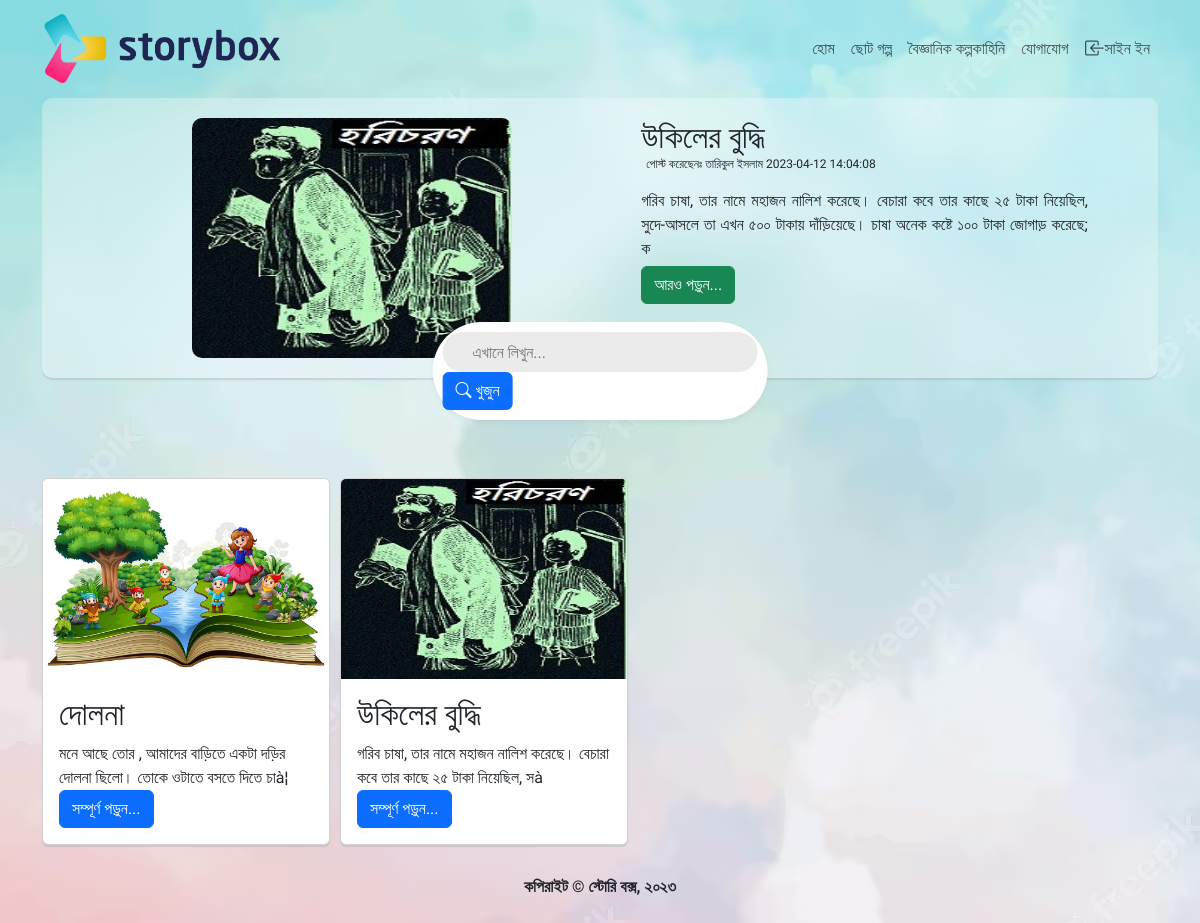
Before: / with the older database file.
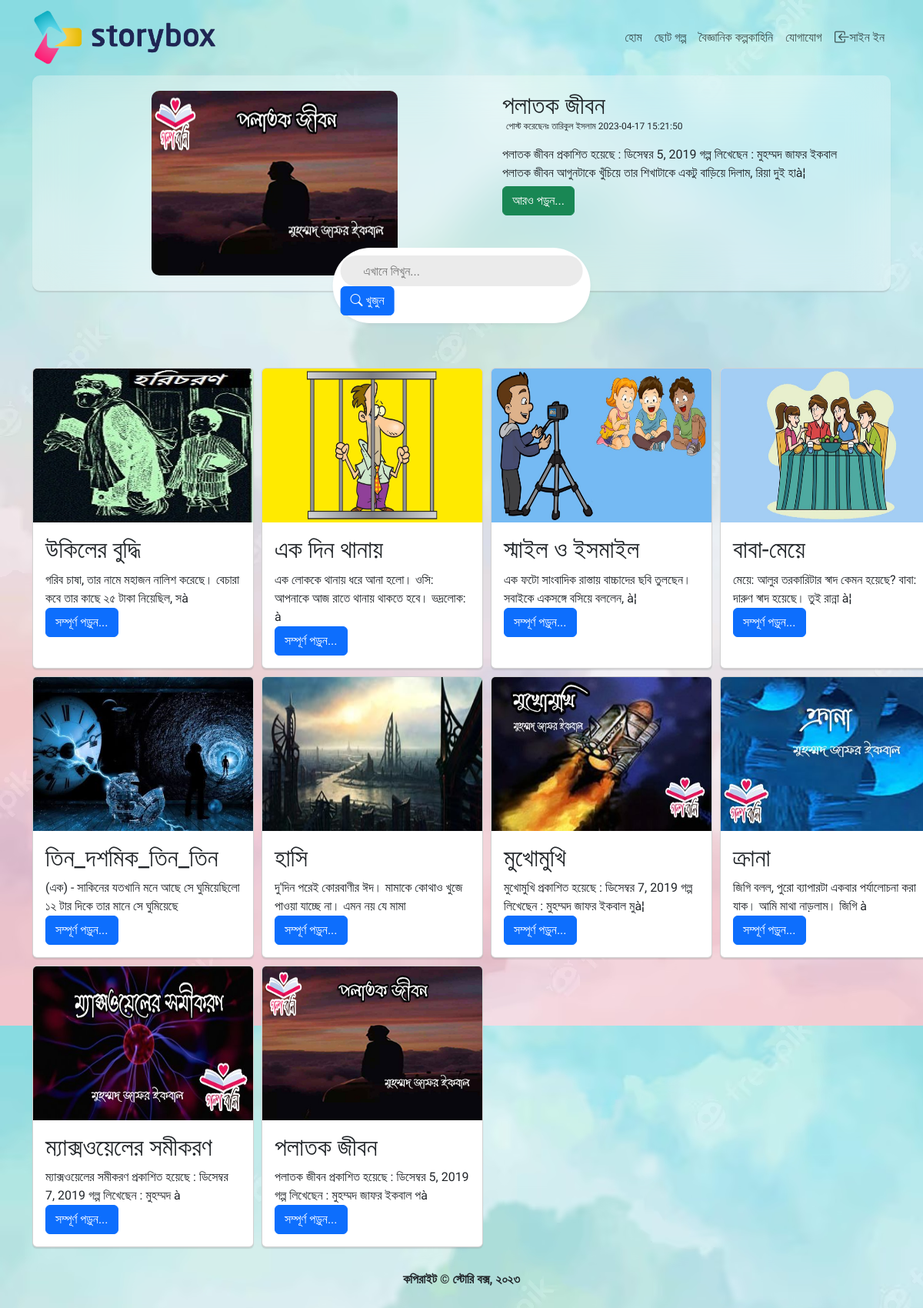
After: the same page with the newer database file.
### tables this page shows
CREATE TABLE `posts` (
  `post_id` int(11) NOT NULL,
  `post_category_id` int(255) NOT NULL,
  `post_title` text NOT NULL,
  `post_content` longtext NOT NULL,
  `post_author` text NOT NULL,
  `post_date` datetime NOT NULL,
  `post_image` text NOT NULL,
  `post_status` text NOT NULL,
  `post_tags` text NOT NULL,
  `post_views` int(11) NOT NULL,
  `post_user_id` int(11) NOT NULL
);

### index.php (the view)
<?php include 'includes/header.php' ?>
<section class="LatestStory">
    <div class="container">
        <div class="content">
            <div class="card-img">
            <?php
            $query = "SELECT * FROM posts ORDER BY post_id DESC LIMIT 1";
            $run = mysqli_query($connection, $query);
            while ($data = mysqli_fetch_assoc($run)) {
           ?>
                <img class="" src="images/<?php echo $data['post_image'] ?>" alt="" />
            </div>
            <div class="description">
                <h2 class="title">
                    <?php echo $data['post_title']; ?>
                </h2>
                <p class="author">
                    পোস্ট করেছেনঃ
                    <?php echo $data['post_author']; ?><span class="time">
                        <?php echo $data['post_date']; ?>
                    </span>
                </p>
                <p class="short">
                    <?php echo substr($data['post_content'],0,400); ?>
                </p>
                <a href="post.php?view=<?php echo $data['post_id'] ?>" class="btn btn-success b">আরও পড়ুন...</a>
            </div>
            <div class="search-bar">
                <input class="hidden" type="input" placeholder="এখানে লিখুন..." />
                <a href="" class="btn btn-primary"><i class="bi bi-search"></i> খুজুন</a>
            </div>
        </div>
        <?php } ?>
    </div>
</section>
<section class="more">
    <div class="container">
        <div class="grid">
            <?php
            $query = "SELECT * FROM posts";
            $run = mysqli_query($connection, $query);
            while ($data = mysqli_fetch_assoc($run)) {
                ?>
                <div class="card" style="width: 18rem;">
                    <div class="inner">
                        <img class="card-img-top img-fluid" style="height:200px;width:100%" src="images/<?php echo $data['post_image'] ?>" alt="Card image cap" />
                    </div>
                    <div class="card-body">
                        <h2 class="card-title">
                            <?php echo $data['post_title'] ?>
                        </h2>
                        <p class="card-text">
                            <?php echo substr($data['post_content'], 0, 200) ?><br>
                            <a style="position:relative;botton:2px;" href="post.php?view=<?php echo $data['post_id'] ?>" class="btn btn-primary">সম্পূর্ণ
                                পড়ুন...</a>
                        </p>
                    </div>
                </div>
            <?php } ?>
        </div>
    </div>
</section>
<?php include "includes/footer.php" ?>

### includes/header.php (shortened to what this page needs)
<!DOCTYPE html>
<html lang="en">
<head>
    <link rel="stylesheet" href="https://cdn.jsdelivr.net/npm/bootstrap-icons@1.10.4/font/bootstrap-icons.css" />
    <link rel="stylesheet" href="css/style.css?v=<?php echo time(); ?>" />
    <link rel="stylesheet" href="css/bootstrap.css" />
    <link rel="stylesheet" href="css/post_style.css?v=<?php echo time(); ?>">
    <link rel="stylesheet" href="css/bootstrap.min.css" />
    <link rel="stylesheet" href="css/ad_style.css?v=<?php echo time(); ?>">
</head>
<body>
    <nav class="navbar navbar-expand-lg">
        <div class="container">
            <a href="index.php" class="navbar-brand"><img class="logo" src="images/logo.png" alt="" /></a>
            <div class="collapse navbar-collapse" id="navIcon">
                <ul class="navbar-nav ms-auto">
                    <li class="nav-item"><a href="index.php" class="nav-link">হোম</a></li>
                    <li class="nav-item"><a href="choto.php?cat_id=1&name=ছোট গল্প" class="nav-link">ছোট গল্প</a></li>
                    <li class="nav-item">
                        <a href="choto.php?cat_id=2&name=বৈজ্ঞানিক কল্পকাহিনি" class="nav-link">বৈজ্ঞানিক কল্পকাহিনি</a>
                    </li>
                    <li class="nav-item"><a href="contact.php" class="nav-link">যোগাযোগ</a></li>
                    <?php
                    if (isset($_SESSION['user_type']) && $_SESSION['user_type'] === 'admin') { ?>
                        <li class="nav-item">
                            <a href="admin/" class="nav-link"><svg xmlns="http://www.w3.org/2000/svg" width="20" height="20"
                                    style="margin-top:-4px;margin-right:-4px" fill="currentColor" class="bi bi-person-gear"
                                    viewBox="0 0 16 16">
                                    <path
                                        d="M11 5a3 3 0 1 1-6 0 3 3 0 0 1 6 0ZM8 7a2 2 0 1 0 0-4 2 2 0 0 0 0 4Zm.256 7a4.474 4.474 0 0 1-.229-1.004H3c.001-.246.154-.986.832-1.664C4.484 10.68 5.711 10 8 10c.26 0 .507.009.74.025.226-.341.496-.65.804-.918C9.077 9.038 8.564 9 8 9c-5 0-6 3-6 4s1 1 1 1h5.256Zm3.63-4.54c.18-.613 1.048-.613 1.229 0l.043.148a.64.64 0 0 0 .921.382l.136-.074c.561-.306 1.175.308.87.869l-.075.136a.64.64 0 0 0 .382.92l.149.045c.612.18.612 1.048 0 1.229l-.15.043a.64.64 0 0 0-.38.921l.074.136c.305.561-.309 1.175-.87.87l-.136-.075a.64.64 0 0 0-.92.382l-.045.149c-.18.612-1.048.612-1.229 0l-.043-.15a.64.64 0 0 0-.921-.38l-.136.074c-.561.305-1.175-.309-.87-.87l.075-.136a.64.64 0 0 0-.382-.92l-.148-.045c-.613-.18-.613-1.048 0-1.229l.148-.043a.64.64 0 0 0 .382-.921l-.074-.136c-.306-.561.308-1.175.869-.87l.136.075a.64.64 0 0 0 .92-.382l.045-.148ZM14 12.5a1.5 1.5 0 1 0-3 0 1.5 1.5 0 0 0 3 0Z" />
                                </svg> এডমিন</a>
                        </li>
                        <li class="nav-item">
                            <a href="add-post.php" class="nav-link"><svg xmlns="http://www.w3.org/2000/svg" width="20"
                                    height="20" style="margin-top:-4px;margin-right:-2px" fill="currentColor"
                                    class="bi bi-pencil-square" viewBox="0 0 16 16">
                                    <path
                                        d="M15.502 1.94a.5.5 0 0 1 0 .706L14.459 3.69l-2-2L13.502.646a.5.5 0 0 1 .707 0l1.293 1.293zm-1.75 2.456-2-2L4.939 9.21a.5.5 0 0 0-.121.196l-.805 2.414a.25.25 0 0 0 .316.316l2.414-.805a.5.5 0 0 0 .196-.12l6.813-6.814z" />
                                    <path fill-rule="evenodd"
                                        d="M1 13.5A1.5 1.5 0 0 0 2.5 15h11a1.5 1.5 0 0 0 1.5-1.5v-6a.5.5 0 0 0-1 0v6a.5.5 0 0 1-.5.5h-11a.5.5 0 0 1-.5-.5v-11a.5.5 0 0 1 .5-.5H9a.5.5 0 0 0 0-1H2.5A1.5 1.5 0 0 0 1 2.5v11z" />
                                </svg> গল্প লিখুন</a>
                        </li>
                        <li class="nav-item">
                            <a href="logout.php" class="nav-link"><svg xmlns="http://www.w3.org/2000/svg" width="20"
                                    height="20" style="margin-top:-4px;margin-right:-1px" fill="currentColor"
                                    class="bi bi-box-arrow-left" viewBox="0 0 16 16">
                                    <path fill-rule="evenodd"
                                        d="M6 12.5a.5.5 0 0 0 .5.5h8a.5.5 0 0 0 .5-.5v-9a.5.5 0 0 0-.5-.5h-8a.5.5 0 0 0-.5.5v2a.5.5 0 0 1-1 0v-2A1.5 1.5 0 0 1 6.5 2h8A1.5 1.5 0 0 1 16 3.5v9a1.5 1.5 0 0 1-1.5 1.5h-8A1.5 1.5 0 0 1 5 12.5v-2a.5.5 0 0 1 1 0v2z" />
                                    <path fill-rule="evenodd"
                                        d="M.146 8.354a.5.5 0 0 1 0-.708l3-3a.5.5 0 1 1 .708.708L1.707 7.5H10.5a.5.5 0 0 1 0 1H1.707l2.147 2.146a.5.5 0 0 1-.708.708l-3-3z" />
                                </svg> সাইন আউট</a>
                        </li>
                    <?php } else if (basename($_SERVER['PHP_SELF']) == 'login.php') {
                    } else { ?>
                                <li class="nav-item">
                                    <a href="login.php" class="nav-link"> সাইন ইন</a>
                                </li>
                    <?php } ?>
                </ul>
            </div>
        </div>
    </nav>

### includes/footer.php
    <footer class="footer">
        <div class="container">
            <p class='text-center'>কপিরাইট &copy স্টোরি বক্স, ২০২৩</p>
        </div>
    </footer>
</body>
</html>

### css/style.css (style rules this page uses)
* { margin: 0; padding: 0; font-family: 'Tiro Bangla', serif; box-sizing: border-box; }
h2 { font-family: 'Galada', cursive; }
.logo { width: 30vh; }
body { background-image: url("../images/topbg.jpg"); }
.LatestStory { background-repeat: repeat; width: 100%; height: 500px; }
.container { box-sizing: border-box; }
.content { display: flex; justify-content: space-between; padding: 20px; background-color: rgba(255, 255, 255, 0.3); backdrop-filter: blur(25px); box-shadow: 0px 2px 1px rgba(152, 152, 152, 0.3); border-radius: 10px; width: 100%; height: auto; }
.card { background-color: rgba(255, 255, 255, 0.3); backdrop-filter: blur(25px); box-shadow: 0px 2px 1px rgba(152, 152, 152, 0.3); }
.card-img img { width: 100%; margin: 0 auto; height: 30vh; display: block; max-width: 40vh; border-radius: 10px; }
.short { text-align: justify; word-wrap: wrap; padding-right: 50px; margin: 0; }
.author { font-size: 12px; padding-left: 5px; margin-top: -10px; }
.b { margin-top: 5px; }
.search-bar { background: rgb(255, 255, 255); border-radius: 50px; box-shadow: 0px 3px 4px rgba(153, 155, 168, .15); padding: 10px; position: absolute; width: 30%; bottom: -15%; left: 50%; z-index: 999; transform: translateX(-50%); }
.search-bar input { width: 100%; padding: 0 30px; border-radius: 50px; border: none; font-size: 16px; position: relative; color: #333; height: 40px; background-color: #ebebeb; }
.grid { display: grid; grid-template-columns: 1fr 1fr 1fr 1fr; grid-row-gap: 10px; grid-column-gap: 10px; }
.more { margin-top: -10%; }
.footer { text-align: center; margin: 30px; font-weight: 900; }
.inner img { height: 200px; width: 100% }

Changed rows visible on the page:
removed posts: post_image (picture), post_title "দোলনা", post_content "মনে আছে তোর , আমাদের বাড়িতে একটা ‌দড়ির দোলনা ছিলো। তোকে ওটাতে বসতে দিতে চাà¦"
no longer on one of the page's lists (row edited): posts: post_title "উকিলের বুদ্ধি", post_author "তারিকুল ইসলাম", post_date "2023-04-12 14:04:08", post_content "গরিব চাষা, তার নামে মহাজন নালিশ করেছে। বেচারা কবে তার কাছে ২৫ টাকা নিয়েছিল, সুদে-আসলে তা এখন ৫০০ টাকায় দাঁড়িয়েছে। চাষা অনেক কষ্টে ১০০ টাকা জোগাড় করেছে; ক"
added posts: post_image (picture), post_title "পলাতক জীবন", post_author "তারিকুল ইসলাম", post_date "2023-04-17 15:21:50", post_content "পলাতক জীবন প্রকাশিত হয়েছে : ডিসেম্বর 5, 2019 গল্প লিখেছেন : মুহম্মদ জাফর ইকবাল পলাতক জীবন আগুনটাকে খুঁচিয়ে তার শিখাটাকে একটু বাড়িয়ে দিলাম, রিয়া দুই হাà¦", post_content "পলাতক জীবন প্রকাশিত হয়েছে : ডিসেম্বর 5, 2019 গল্প লিখেছেন : মুহম্মদ জাফর ইকবাল পà"
added posts: post_image (picture), post_title "এক দিন থানায়", post_content "এক লোককে থানায় ধরে আনা হলো। ওসি: আপনাকে আজ রাতে থানায় থাকতে হবে। ভদ্রলোক: à"
added posts: post_image (picture), post_title "স্মাইল ও ইসমাইল", post_content "এক ফটো সাংবাদিক রাস্তায় বাচ্চাদের ছবি তুলছেন। সবাইকে একসঙ্গে বসিয়ে বললেন, à¦"
added posts: post_image (picture), post_title "বাবা-মেয়ে", post_content "মেয়ে: আলুর তরকারিটার স্বাদ কেমন হয়েছে? বাবা: দারুণ স্বাদ হয়েছে। তুই রান্না à¦"
added posts: post_image (picture), post_title "তিন_দশমিক_তিন_তিন", post_content "(এক) - সাকিনের যতখানি মনে আছে সে ঘুমিয়েছিলো ১২ টার দিকে তার মানে সে ঘুমিয়েছে"
added posts: post_image (picture), post_title "হাসি", post_content "দু'দিন পরেই কোরবাণীর ঈদ। মামাকে কোথাও খুজে পাওয়া যাচ্ছে না। এমন নয় যে মামা"
added posts: post_image (picture), post_title "মুখোমুখি", post_content "মুখোমুখি প্রকাশিত হয়েছে : ডিসেম্বর 7, 2019 গল্প লিখেছেন : মুহম্মদ জাফর ইকবাল মুà¦"
added posts: post_image (picture), post_title "ক্রানা", post_content "জিগি বলল, পুরো ব্যাপারটা একবার পর্যালোচনা করা যাক। আমি মাথা নাড়লাম। জিগি à"
added posts: post_image (picture), post_title "ম্যাক্সওয়েলের সমীকরণ", post_content "ম্যাক্সওয়েলের সমীকরণ প্রকাশিত হয়েছে : ডিসেম্বর 7, 2019 গল্প লিখেছেন : মুহম্মদ à"
